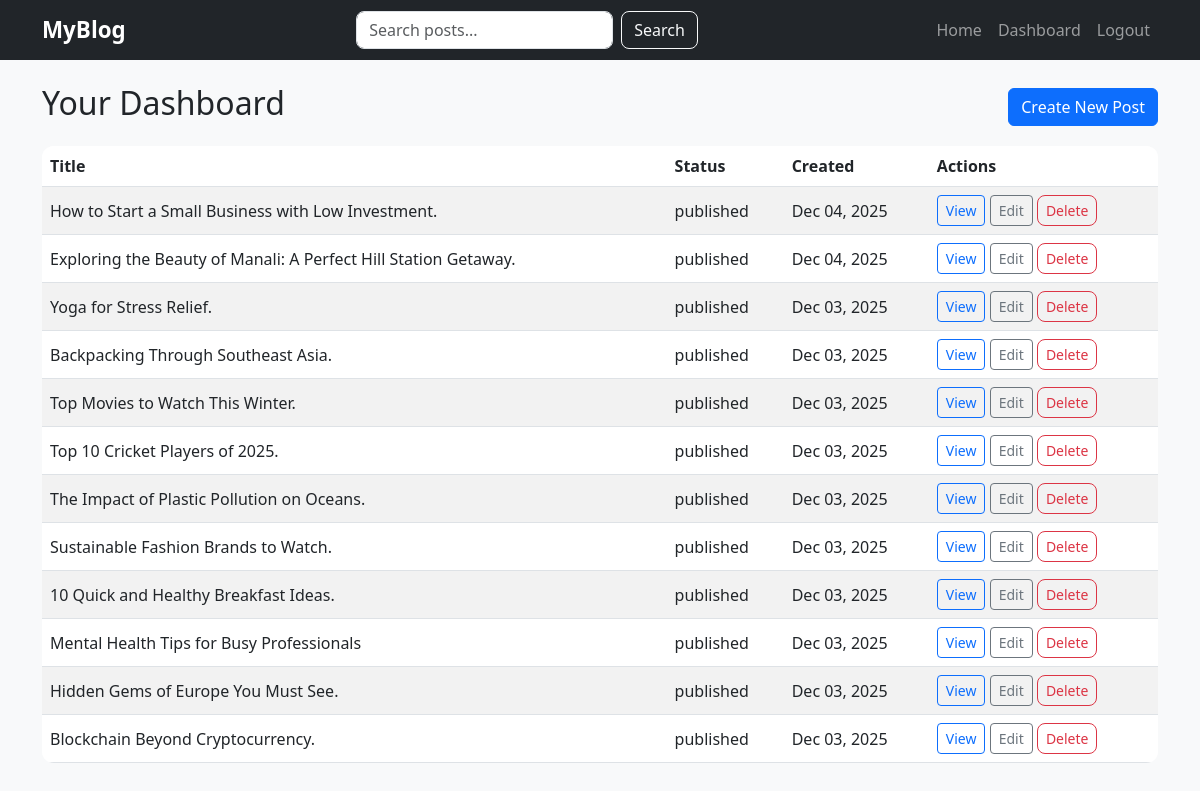
The page /dashboard/ (signed in) on the database its author committed.
### myblog/models.py (models this page shows, shortened)
class Post(models.Model):
    STATUS_CHOICES = (('draft', 'Draft'), ('published', 'Published'))
    title = models.CharField(max_length=200)
    slug = models.SlugField(max_length=220, unique=True, blank=True)
    author = models.ForeignKey(User, on_delete=models.CASCADE)
    content = models.TextField()
    feature_image = models.ImageField(upload_to='posts/', blank=True, null=True)
    category = models.ForeignKey(Category, on_delete=models.SET_NULL, null=True, blank=True)
    status = models.CharField(max_length=10, choices=STATUS_CHOICES, default='draft')
    created_at = models.DateTimeField(auto_now_add=True)
    updated_at = models.DateTimeField(auto_now=True)
    category = models.ForeignKey(Category, on_delete=models.CASCADE, related_name='posts')
    class Meta:
        ordering = ['-created_at']

### myblog/views.py (the view)
# urls.py: path('dashboard/', views.dashboard, name='dashboard'),
@login_required
def dashboard(request):
    posts = Post.objects.filter(author=request.user)
    return render(request, 'blog/dashboard.html', {'posts': posts})

### myblog/templates/blog/dashboard.html (shortened to what this page needs)
{% extends 'blog/base.html' %}
{% block content %}
  <div class="d-flex justify-content-between align-items-center mb-3">
    <h2>Your Dashboard</h2>
    <a class="btn btn-primary" href="{% url 'post_create' %}">Create New Post</a>
  </div>
  <table class="table table-striped">
    <thead>
      <tr>
        <th>Title</th>
        <th>Status</th>
        <th>Created</th>
        <th>Actions</th>
      </tr>
    </thead>
    <tbody>
      {% for post in posts %}
        <tr>
          <td>{{ post.title }}</td>
          <td>{{ post.status }}</td>
          <td>{{ post.created_at|date:'M d, Y' }}</td>
          <td>
            <a class="btn btn-sm btn-outline-primary" href="{% url 'post_detail' post.slug %}">View</a>
            <a class="btn btn-sm btn-outline-secondary" href="{% url 'post_edit' post.slug %}">Edit</a>
            <form method="post" action="{% url 'post_delete' post.slug %}" style="display:inline;">
              <button class="btn btn-sm btn-outline-danger" type="submit">Delete</button>
            </form>
          </td>
        </tr>
      {% empty %}
        <tr><td colspan="4">You have no posts yet.</td></tr>
      {% endfor %}
    </tbody>
  </table>
{% endblock %}

### static/css/styles.css (style rules this page uses)
body { background-color: #f8f9fa; font-family: 'Segoe UI', Tahoma, Geneva, Verdana, sans-serif; }
a { text-decoration: none; }
* { transition: 0.2s ease-in-out; }
button { border-radius: 8px !important; }
.table { background: white; border-radius: 12px; overflow: hidden; }
.table td, .table th { vertical-align: middle; }

### rows shown on the page
Post: title "How to Start a Small Business with Low Investment.", status "published", created_at "Dec 04, 2025"
Post: title "Exploring the Beauty of Manali: A Perfect Hill Station Getaway.", status "published", created_at "Dec 04, 2025"
Post: title "Yoga for Stress Relief.", status "published", created_at "Dec 03, 2025"
Post: title "Backpacking Through Southeast Asia.", status "published", created_at "Dec 03, 2025"
Post: title "Top Movies to Watch This Winter.", status "published", created_at "Dec 03, 2025"
Post: title "Top 10 Cricket Players of 2025.", status "published", created_at "Dec 03, 2025"
Post: title "The Impact of Plastic Pollution on Oceans.", status "published", created_at "Dec 03, 2025"
Post: title "Sustainable Fashion Brands to Watch.", status "published", created_at "Dec 03, 2025"
Post: title "10 Quick and Healthy Breakfast Ideas.", status "published", created_at "Dec 03, 2025"
Post: title "Mental Health Tips for Busy Professionals", status "published", created_at "Dec 03, 2025"
Post: title "Hidden Gems of Europe You Must See.", status "published", created_at "Dec 03, 2025"
Post: title "Blockchain Beyond Cryptocurrency.", status "published", created_at "Dec 03, 2025"
